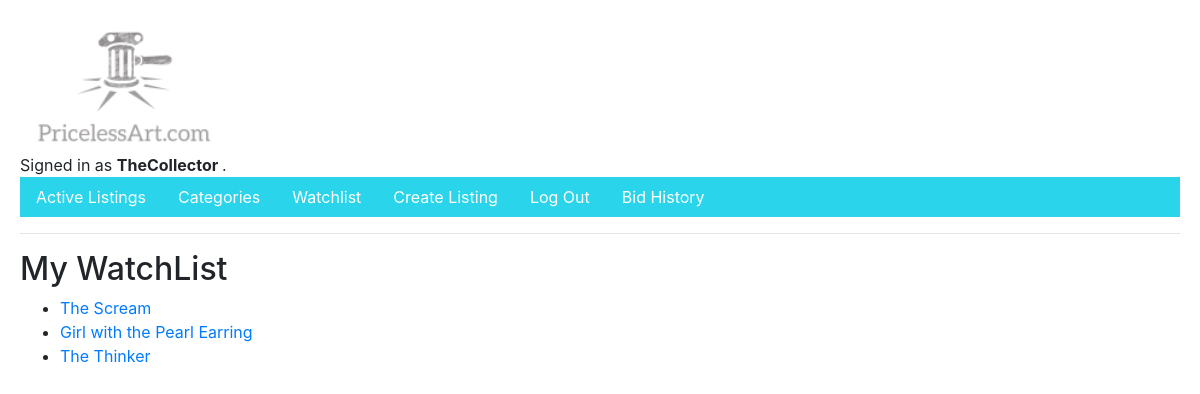
/watchlist (signed in), run on an earlier commit of the app's database.
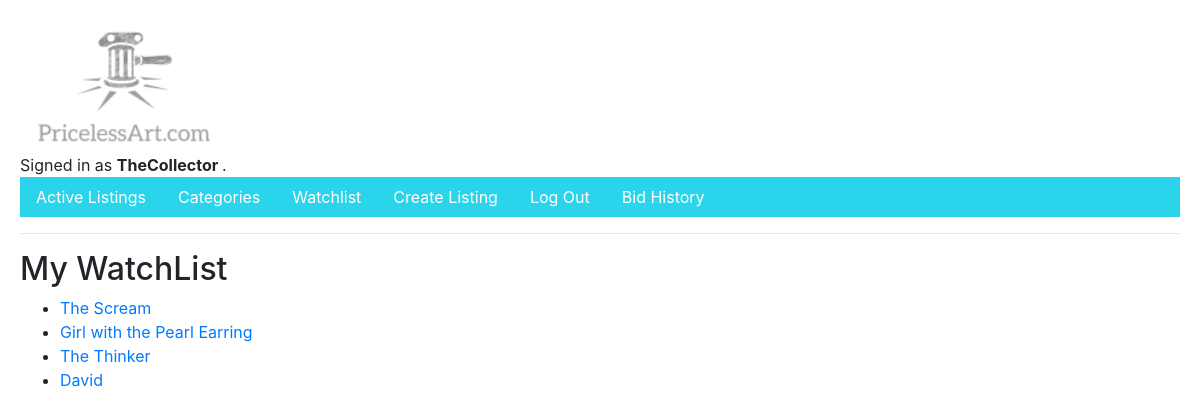
And on a later commit of the database.
### auctions/models.py (models this page shows, shortened)
class WatchList(models.Model):
    listing=models.ForeignKey(Listing,on_delete=models.CASCADE)
    WatchListOf=models.ForeignKey(User, on_delete=models.CASCADE)

class Listing (models.Model):
    Title=models.CharField(max_length=64)
    Artist=models.CharField(max_length=64)
    Description = models.TextField(blank=True)
    StartBidAmount=models.FloatField()
    Image=models.ImageField(upload_to='listing', blank=True ,null=True) #null back end blank front end
    ItemCategory=models.ForeignKey(ItemCategory, on_delete=models.CASCADE)
    ListedOn= models.DateTimeField(auto_now_add=True)
    Status=models.BooleanField(default=True)
    ListedBy= models.ForeignKey(User, on_delete=models.CASCADE)
    def __str__(self):
        return self.Title

### auctions/views.py (the view)
# urls.py: ,path( "watchlist",views.watchlist,name='watchlist')
def watchlist(request):
    return render(request, "auctions/watchlist.html",{
        "watchlistings": WatchList.objects.filter(WatchListOf=request.user)
    })

### auctions/templates/auctions/watchlist.html
{% extends "auctions/layout.html" %}
{% block body %}
    <h2>My WatchList</h2>
    <ul>
        {% for l in watchlistings %}
            <li>
                <a href="{% url 'listing' l.listing_id %}">
                    {{ l.listing }}
            </li>
        {% endfor %}
    </ul>
{% endblock %}

What changed in the data, as far as the page shows it:
added WatchList: listing "David"
